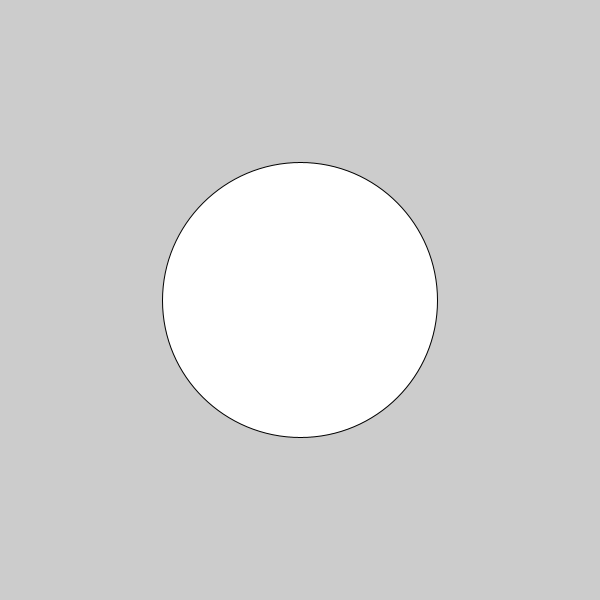
Frame 1 (no input)
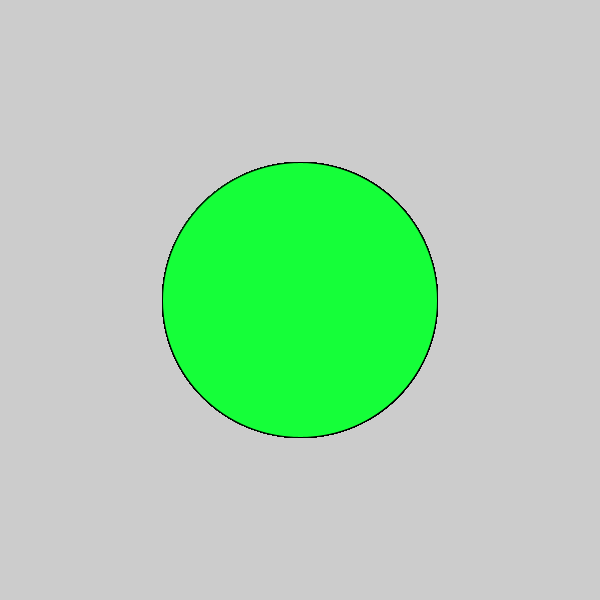
Frame 60 (the mouse pressed at the canvas centre just before this capture)
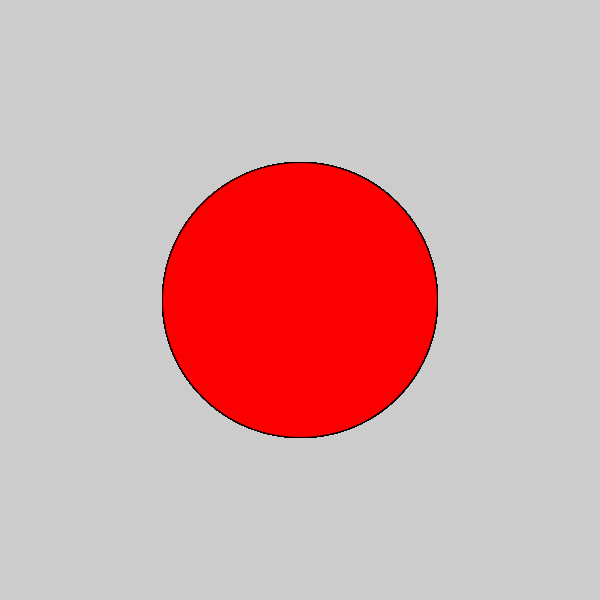
Frame 120 (the mouse held since frame 60 and released just before this capture)

The Processing sketch that drew these frames (run headless with seeded random() and noise(); from frame 60 on, the mouse is pressed at the canvas centre):

// Processing sketch: c_LogicalDot
// ── c_LogicalDot.pde

void setup() {
  
// 1. Set the size of the sketch. Make it 600 pixels square. 
  

size(600,600);
}
void draw() {
  
// 2. Draw an ellipse
// Run the program to make sure it works before moving on.
ellipse(300, 300, 275, 275);

// 3. Change the color of the ellipse when the mouse is pressed.
//    Use the following code, but put your colors where indicated
//    Remember to use the   fill()  command to set colors.

if (mousePressed) {
 
   //  put one color here 
  fill(#FA0000);
} else {
  
   // put a different color here
  fill(#15FF39);
}  
  
  
  
}
